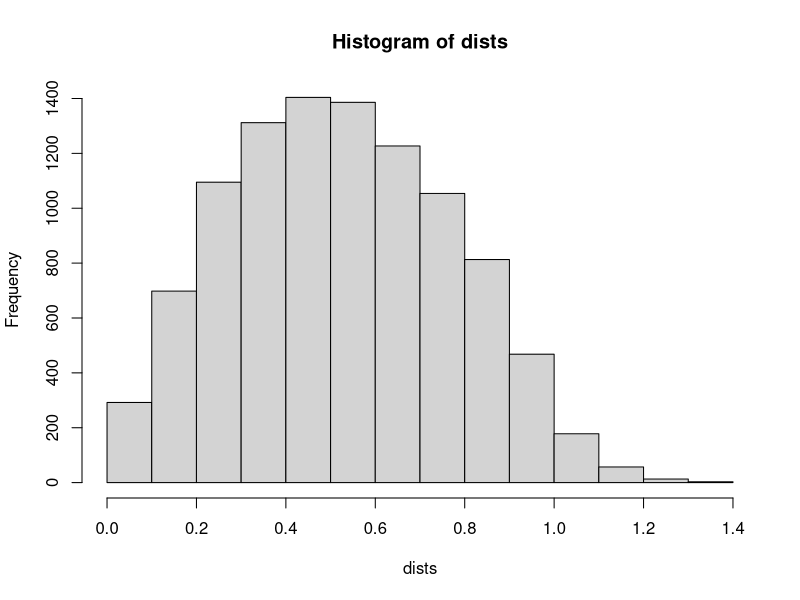

Here is the R script that generated this plot:
dists<-c()
for (i in 1:10000) {
	P1<-runif(2)
	P2<-runif(2)
	dist<-sqrt(sum((P1-P2)^2))
	dists<-c(dists, dist)
}
mean.dist<-mean(dists)
sd.dist<-sd(dists)
cat(mean.dist,sd.dist,"\n")
hist(dists)
